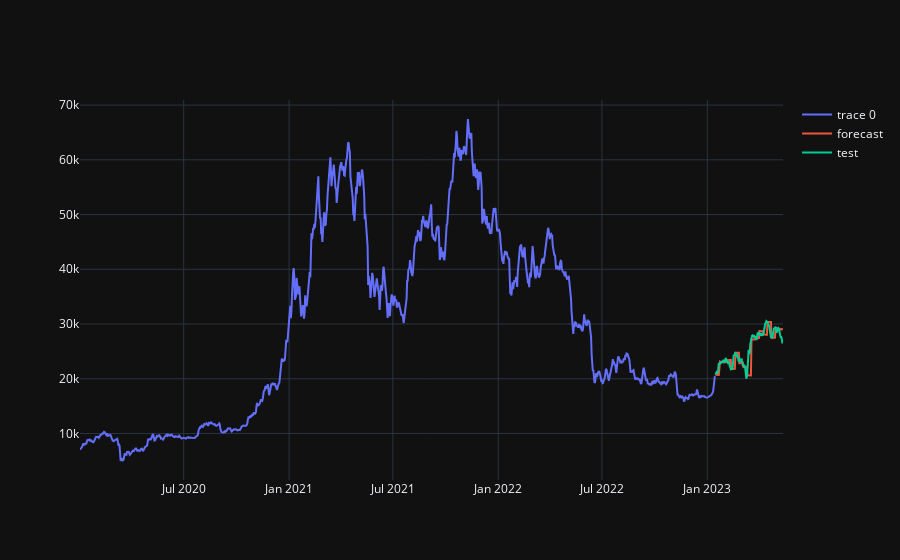

Source (notebook cell):
### Code cell
from pmdarima import auto_arima

#df = pd.read_csv('train.csv')
df = pd.read_csv('train_btc.csv')
forecast_arima = my_arima(df, TRAIN_SIZE)
show_forecast_test_plot(time, train.target_value, forecast_arima, test_values)
